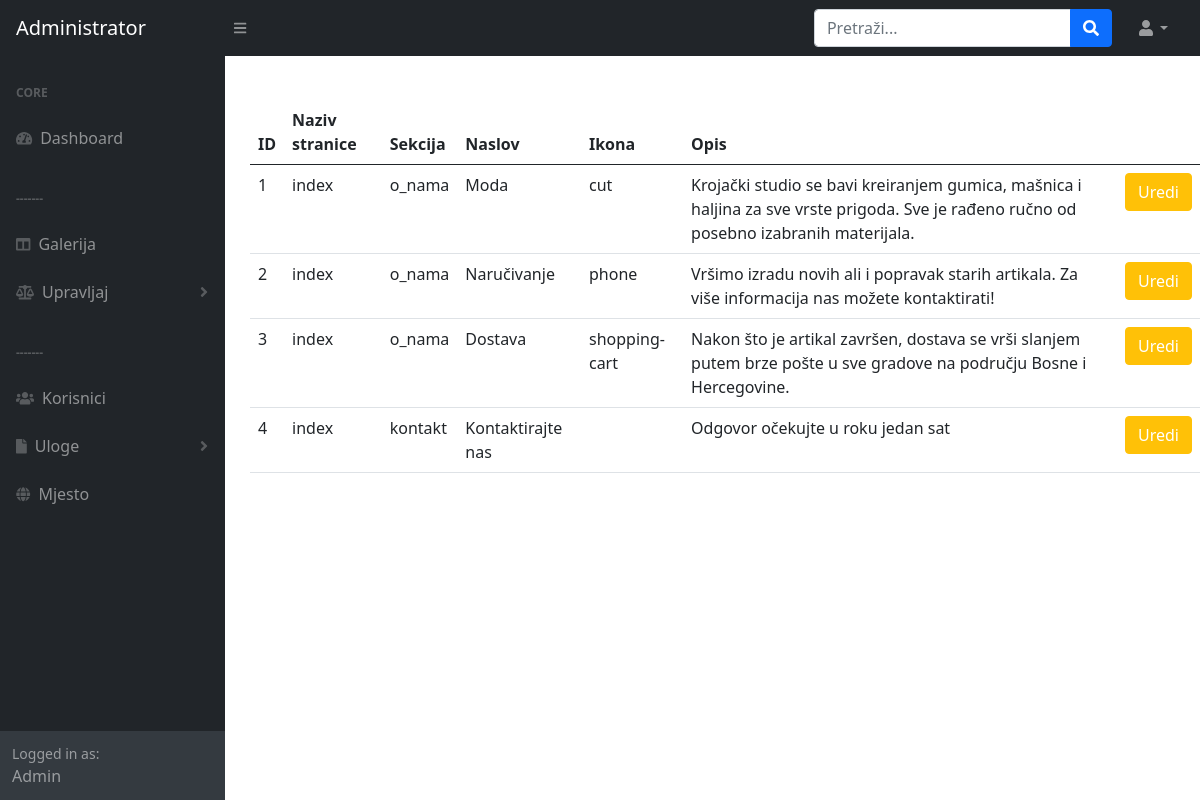
Page /admin/web.php on the committed database.
### tables this page shows
CREATE TABLE `web_stranica` (
  `id` int(11) NOT NULL,
  `naziv_stranice` varchar(20) NOT NULL,
  `sekcija` varchar(20) NOT NULL,
  `naslov` varchar(30) NOT NULL,
  `ikona` varchar(20) NOT NULL,
  `opis` longtext NOT NULL
);

### admin/web.php (the view, shortened to what this page needs)
<?php
    include_once 'includes/head.inc.php';
    include_once 'includes/nav.inc.php';
    include_once 'includes/sidenav.inc.php';
    require_once 'includes/dbh.inc.php';
?>
<div class="korisnik">
<table class="table">
  <thead>
    <tr>
      <th scope="col">ID</th>
      <th scope="col">Naziv stranice</th>
      <th scope="col">Sekcija</th>
      <th scope="col">Naslov</th>
      <th scope="col">Ikona</th>
      <th scope="col">Opis</th>
      <th scope="col"></th>
    </tr>
  </thead>
  <tbody>
    <?php
    $sql = "SELECT *
              FROM web_stranica";
    $result = mysqli_query($conn, $sql);
    $resultCheck = mysqli_num_rows($result);
    if($resultCheck > 0){
        while($row = mysqli_fetch_assoc($result)){
            echo "<tr><td>". $row["id"]
                ."</td><td>". $row["naziv_stranice"]
                ."</td><td>". $row["sekcija"]
                ."</td><td>". $row["naslov"]
                ."</td><td>". $row["ikona"]
                ."</td><td>". $row["opis"]
                .'</td><td><button class="btn btn-warning text-dark"><a href="editweb.php?editWeb='.$row["id"].'">Uredi</a></button></td></tr>';
        }
        echo "</tbody></table>";
    }
    else {
        echo "</tbody></table>";
        echo "Nema rezultata..";
    }
    ?>
</div>
<?php
include_once 'includes/footer.inc.php';
?>

### rows in the picture
web_stranica: id "1", naziv_stranice "index", sekcija "o_nama", naslov "Moda", ikona "cut", opis "Krojački studio se bavi kreiranjem gumica, mašnica i haljina za sve vrste prigoda. Sve je rađeno ručno od posebno izabranih materijala."
web_stranica: id "2", naziv_stranice "index", sekcija "o_nama", naslov "Naručivanje", ikona "phone", opis "Vršimo izradu novih ali i popravak starih artikala. Za više informacija nas možete kontaktirati!"
web_stranica: id "3", naziv_stranice "index", sekcija "o_nama", naslov "Dostava", ikona "shopping-cart", opis "Nakon što je artikal završen, dostava se vrši slanjem putem brze pošte u sve gradove na području Bosne i Hercegovine."
web_stranica: id "4", naziv_stranice "index", sekcija "kontakt", naslov "Kontaktirajte nas", opis "Odgovor očekujte u roku jedan sat"
